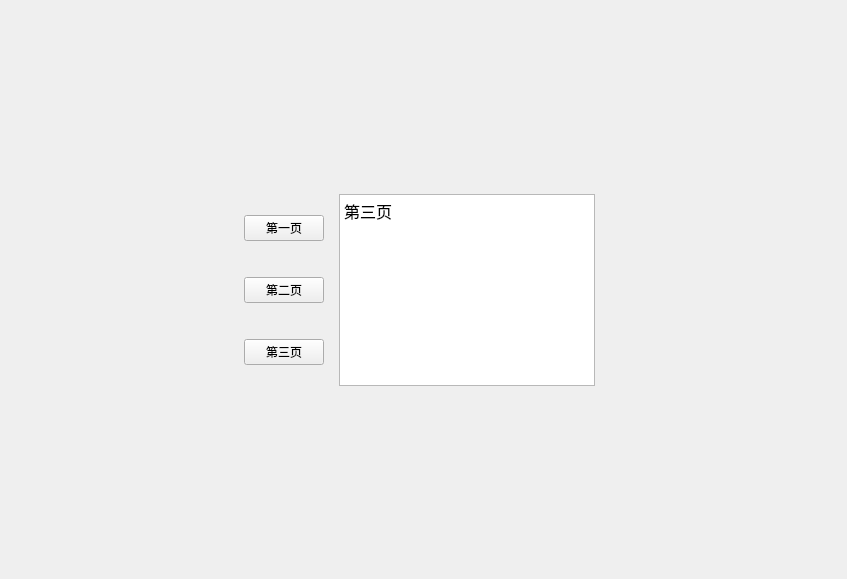
<?xml version="1.0" encoding="UTF-8"?>
<ui version="4.0">
 <class>Widget</class>
 <widget class="QWidget" name="Widget">
  <property name="geometry">
   <rect>
    <x>0</x>
    <y>0</y>
    <width>847</width>
    <height>579</height>
   </rect>
  </property>
  <property name="windowTitle">
   <string>Widget</string>
  </property>
  <layout class="QGridLayout" name="gridLayout_2">
   <item row="0" column="0">
    <layout class="QGridLayout" name="gridLayout">
     <item row="1" column="0">
      <spacer name="horizontalSpacer">
       <property name="orientation">
        <enum>Qt::Horizontal</enum>
       </property>
       <property name="sizeHint" stdset="0">
        <size>
         <width>40</width>
         <height>20</height>
        </size>
       </property>
      </spacer>
     </item>
     <item row="1" column="2">
      <spacer name="horizontalSpacer_2">
       <property name="orientation">
        <enum>Qt::Horizontal</enum>
       </property>
       <property name="sizeHint" stdset="0">
        <size>
         <width>40</width>
         <height>20</height>
        </size>
       </property>
      </spacer>
     </item>
     <item row="2" column="1">
      <spacer name="verticalSpacer_3">
       <property name="orientation">
        <enum>Qt::Vertical</enum>
       </property>
       <property name="sizeHint" stdset="0">
        <size>
         <width>20</width>
         <height>40</height>
        </size>
       </property>
      </spacer>
     </item>
     <item row="0" column="1">
      <spacer name="verticalSpacer_2">
       <property name="orientation">
        <enum>Qt::Vertical</enum>
       </property>
       <property name="sizeHint" stdset="0">
        <size>
         <width>20</width>
         <height>40</height>
        </size>
       </property>
      </spacer>
     </item>
     <item row="1" column="1">
      <layout class="QHBoxLayout" name="horizontalLayout">
       <item>
        <layout class="QVBoxLayout" name="verticalLayout">
         <item>
          <widget class="QPushButton" name="pushButton">
           <property name="text">
            <string>第一页</string>
           </property>
          </widget>
         </item>
         <item>
          <widget class="QPushButton" name="pushButton_2">
           <property name="text">
            <string>第二页</string>
           </property>
          </widget>
         </item>
         <item>
          <widget class="QPushButton" name="pushButton_3">
           <property name="text">
            <string>第三页</string>
           </property>
          </widget>
         </item>
        </layout>
       </item>
       <item>
        <widget class="QStackedWidget" name="stackedWidget">
         <property name="currentIndex">
          <number>2</number>
         </property>
         <widget class="QWidget" name="page">
          <widget class="QTextEdit" name="textEdit_2">
           <property name="geometry">
            <rect>
             <x>0</x>
             <y>0</y>
             <width>691</width>
             <height>321</height>
            </rect>
           </property>
           <property name="html">
            <string>&lt;!DOCTYPE HTML PUBLIC &quot;-//W3C//DTD HTML 4.0//EN&quot; &quot;http://www.w3.org/TR/REC-html40/strict.dtd&quot;&gt;
&lt;html&gt;&lt;head&gt;&lt;meta name=&quot;qrichtext&quot; content=&quot;1&quot; /&gt;&lt;style type=&quot;text/css&quot;&gt;
p, li { white-space: pre-wrap; }
&lt;/style&gt;&lt;/head&gt;&lt;body style=&quot; font-family:'SimSun'; font-size:9pt; font-weight:400; font-style:normal;&quot;&gt;
&lt;p style=&quot; margin-top:0px; margin-bottom:0px; margin-left:0px; margin-right:0px; -qt-block-indent:0; text-indent:0px;&quot;&gt;&lt;span style=&quot; font-size:12pt;&quot;&gt;第一页&lt;/span&gt;&lt;/p&gt;
&lt;p style=&quot;-qt-paragraph-type:empty; margin-top:0px; margin-bottom:0px; margin-left:0px; margin-right:0px; -qt-block-indent:0; text-indent:0px; font-size:12pt;&quot;&gt;&lt;br /&gt;&lt;/p&gt;
&lt;p style=&quot;-qt-paragraph-type:empty; margin-top:0px; margin-bottom:0px; margin-left:0px; margin-right:0px; -qt-block-indent:0; text-indent:0px; font-size:12pt;&quot;&gt;&lt;br /&gt;&lt;/p&gt;&lt;/body&gt;&lt;/html&gt;</string>
           </property>
          </widget>
         </widget>
         <widget class="QWidget" name="page_2">
          <widget class="QTextEdit" name="textEdit_3">
           <property name="geometry">
            <rect>
             <x>0</x>
             <y>0</y>
             <width>651</width>
             <height>321</height>
            </rect>
           </property>
           <property name="html">
            <string>&lt;!DOCTYPE HTML PUBLIC &quot;-//W3C//DTD HTML 4.0//EN&quot; &quot;http://www.w3.org/TR/REC-html40/strict.dtd&quot;&gt;
&lt;html&gt;&lt;head&gt;&lt;meta name=&quot;qrichtext&quot; content=&quot;1&quot; /&gt;&lt;style type=&quot;text/css&quot;&gt;
p, li { white-space: pre-wrap; }
&lt;/style&gt;&lt;/head&gt;&lt;body style=&quot; font-family:'SimSun'; font-size:9pt; font-weight:400; font-style:normal;&quot;&gt;
&lt;p style=&quot; margin-top:0px; margin-bottom:0px; margin-left:0px; margin-right:0px; -qt-block-indent:0; text-indent:0px;&quot;&gt;&lt;span style=&quot; font-size:12pt;&quot;&gt;第二页&lt;/span&gt;&lt;/p&gt;
&lt;p style=&quot;-qt-paragraph-type:empty; margin-top:0px; margin-bottom:0px; margin-left:0px; margin-right:0px; -qt-block-indent:0; text-indent:0px; font-size:12pt;&quot;&gt;&lt;br /&gt;&lt;/p&gt;&lt;/body&gt;&lt;/html&gt;</string>
           </property>
          </widget>
         </widget>
         <widget class="QWidget" name="page_3">
          <layout class="QVBoxLayout" name="verticalLayout_2">
           <item>
            <widget class="QTextEdit" name="textEdit">
             <property name="html">
              <string>&lt;!DOCTYPE HTML PUBLIC &quot;-//W3C//DTD HTML 4.0//EN&quot; &quot;http://www.w3.org/TR/REC-html40/strict.dtd&quot;&gt;
&lt;html&gt;&lt;head&gt;&lt;meta name=&quot;qrichtext&quot; content=&quot;1&quot; /&gt;&lt;style type=&quot;text/css&quot;&gt;
p, li { white-space: pre-wrap; }
&lt;/style&gt;&lt;/head&gt;&lt;body style=&quot; font-family:'SimSun'; font-size:9pt; font-weight:400; font-style:normal;&quot;&gt;
&lt;p style=&quot; margin-top:0px; margin-bottom:0px; margin-left:0px; margin-right:0px; -qt-block-indent:0; text-indent:0px;&quot;&gt;&lt;span style=&quot; font-size:12pt;&quot;&gt;第三页&lt;/span&gt;&lt;/p&gt;&lt;/body&gt;&lt;/html&gt;</string>
             </property>
            </widget>
           </item>
          </layout>
         </widget>
        </widget>
       </item>
      </layout>
     </item>
    </layout>
   </item>
  </layout>
 </widget>
 <resources/>
 <connections/>
</ui>
